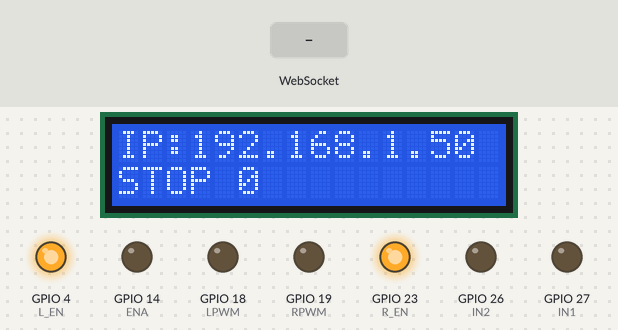
This sketch was run on a simulated ESP32. Parts: 16×2 character LCD, output pins drawn as LEDs (lit = HIGH). Inputs (shaded band) come from the test bench. WiFi joins after 1.5 s; servers stay silent unless stated; what the sketch prints to the serial monitor is not drawn.

Above: at 2.8 s.
2.9 s: WebSocket text "w" received
At 4.1 s:
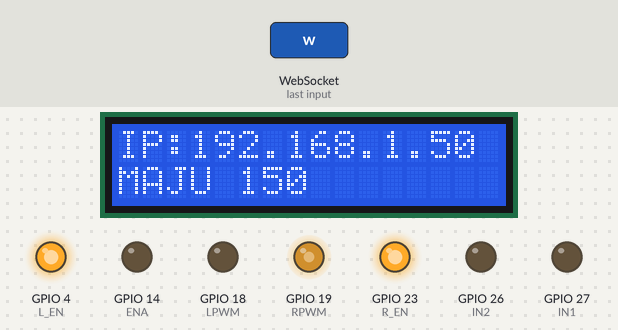
5.9 s: WebSocket text "s" received
At 6.5 s:
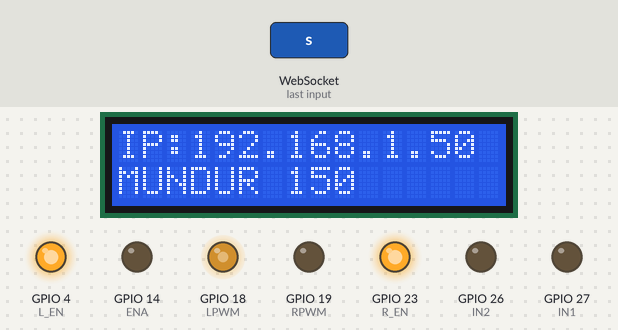
8.9 s: WebSocket text "L" received
At 9.7 s:
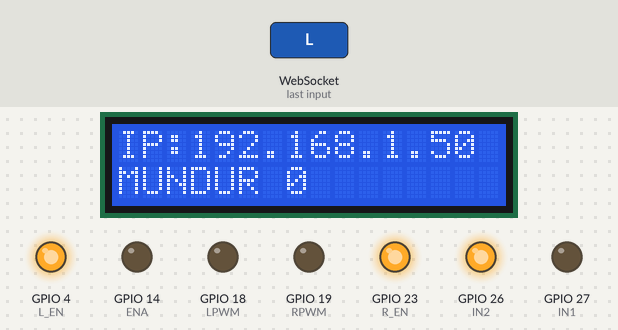
10.4 s: WebSocket text "R" received
At 11.0 s:
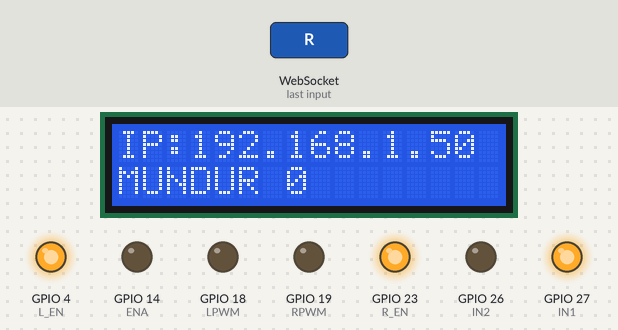
11.9 s: WebSocket text "w" received
At 13.2 s:
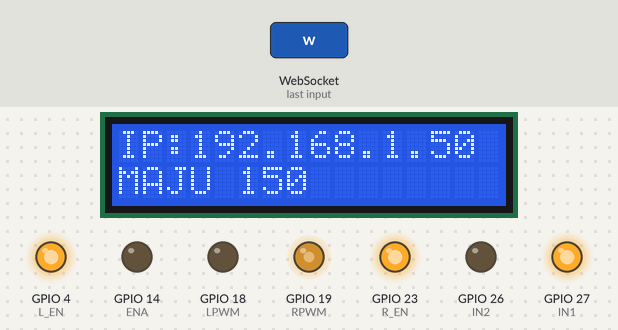
14.9 s: WebSocket text "s" received
At 15.6 s:
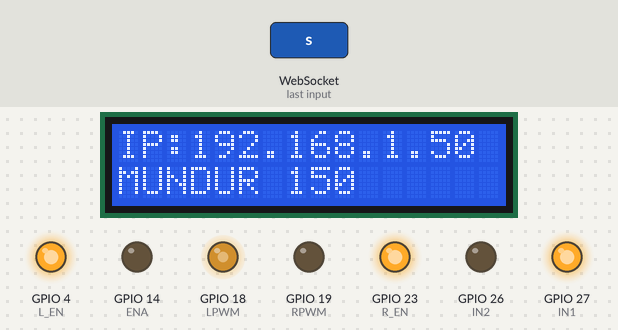
Timing chart, 0 to 18.4 s (numbered marks = the images above; inputs shaded):
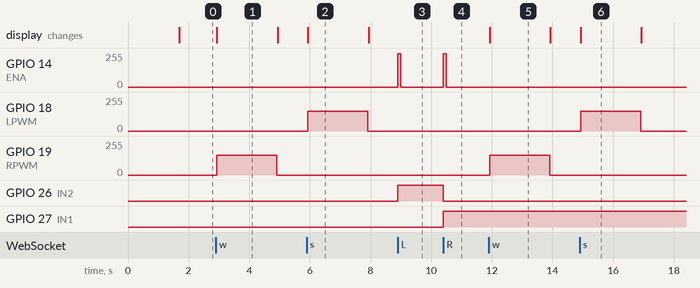

Measured:
- after the input at 2.9 s, GPIO 19 (RPWM): 0/255 → 149/255 at once, → 0/255 2.0 s later; the display: changes at once (image 1)
- after the input at 5.9 s, GPIO 18 (LPWM): 0/255 → 149/255 at once, → 0/255 2.0 s later; the display: changes at once (image 2)
- after the input at 8.9 s, GPIO 14 (ENA): 0/255 → 249/255 at once, → 0/255 0.09 s later; GPIO 26 (IN2): LOW → HIGH at once
- after the input at 10.4 s, GPIO 14 (ENA): 0/255 → 249/255 at once, → 0/255 0.09 s later; GPIO 26 (IN2): HIGH → LOW at once; GPIO 27 (IN1): LOW → HIGH at once
- after the input at 11.9 s, GPIO 19 (RPWM): 0/255 → 149/255 at once, → 0/255 2.0 s later; the display: changes at once (image 5)
- after the input at 14.9 s, GPIO 18 (LPWM): 0/255 → 149/255 at once, → 0/255 2.0 s later; the display: changes at once (image 6)
- what the display in image 1 shows lasts 2.0 s, from 2.9 s to 4.9 s

The sketch:

esp32_ws_controller.ino
```cpp
#include <WiFi.h>
#include <WebSocketsServer.h>
#include <LiquidCrystal_I2C.h>
#include <Wire.h>

LiquidCrystal_I2C lcd(0x27, 16, 2);

// ===== WIFI =====
const char* ssid     = "ICT-LAB WORKSPACE";
const char* password = "ICTLAB2024";

// ===== WEBSOCKET =====
WebSocketsServer webSocket(81);

#define MAX_PWM_BTS 150   // 🔥 batas maksimal (coba 150–200)

// ===== PIN LN (Steering Driver) =====
#define ENA 14
#define IN1 27
#define IN2 26

// ===== PIN BTS (Main Driver) =====
#define R_EN 23
#define L_EN 4
#define RPWM 19
#define LPWM 18

// ===== PWM CONFIG =====
#define PWM_FREQ    20000  // 20kHz
#define PWM_RES     8

int speedLN  = 250;
int speedBTS = MAX_PWM_BTS;  // default = MAX_PWM_BTS (100) agar aman

// ===== RAMPS & SMOOTHING (DISABLED FOR TESTING) =====
int targetSpeedBTS = 0;
// float currentSpeedBTS = 0;
// const float RAMP_SPEED = 5.0;
#define MIN_PWM_BTS  80     // harus lebih kecil dari MAX_PWM_BTS

// ===== NON-BLOCKING STEERING PULSES =====
unsigned long steerPulseEndTime = 0;

// Global state for direction
bool drivingForward = true;

// ===== LCD STATE TRACKING =====
int lastDisplayedClients = -1;
int lastDisplayedSpeed = -1;

// STATE LCD
String currentAction = "STOP";
String lastAction = "";

// ===== FAILSAFE CONFIG =====
unsigned long lastMsgTime = 0;
const unsigned long FAILSAFE_TIMEOUT = 2000;

void maju() {
  digitalWrite(R_EN, HIGH);
  digitalWrite(L_EN, HIGH);
  drivingForward = true;   // MAJU = forward
  targetSpeedBTS = min(speedBTS, MAX_PWM_BTS);  // cap ke MAX_PWM_BTS
  currentAction = "MAJU";
}

void mundur() {
  digitalWrite(R_EN, HIGH);
  digitalWrite(L_EN, HIGH);
  drivingForward = false;  // MUNDUR = backward
  targetSpeedBTS = min(speedBTS, MAX_PWM_BTS);  // cap ke MAX_PWM_BTS
  currentAction = "MUNDUR";
}

void kiri() {
  digitalWrite(IN1, HIGH);
  digitalWrite(IN2, LOW);
  ledcWrite(ENA, speedLN);
  currentAction = "KIRI";
}

void kanan() {
  digitalWrite(IN1, LOW);
  digitalWrite(IN2, HIGH);
  ledcWrite(ENA, speedLN);
  currentAction = "KANAN";
}

void stopAll() {
  targetSpeedBTS = 0;
  ledcWrite(RPWM, 0);
  ledcWrite(LPWM, 0);
  currentAction = "STOP";
}

void pulseSteer(bool isRight) {
  if (isRight) {
    digitalWrite(IN1, HIGH);
    digitalWrite(IN2, LOW);
  } else {
    digitalWrite(IN1, LOW);
    digitalWrite(IN2, HIGH);
  }
  steerPulseEndTime = millis() + 85; // High torque burst
  ledcWrite(ENA, speedLN);
  Serial.println(isRight ? "Pulse: R" : "Pulse: L");
}

void updateLCD(int clients) {
  // ===== BARIS 1 =====
  if (clients != lastDisplayedClients) {
    lastDisplayedClients = clients;

    lcd.setCursor(0, 0);
    lcd.print("                ");

    lcd.setCursor(0, 0);
    if (clients > 0) {
      lcd.print("Connected:");
      lcd.print(clients);
    } else {
      lcd.print("IP:");
      lcd.print(WiFi.localIP());
    }
  }

  // ===== BARIS 2 =====
  if (currentAction != lastAction || targetSpeedBTS != lastDisplayedSpeed) {
    lastAction = currentAction;
    lastDisplayedSpeed = targetSpeedBTS;

    lcd.setCursor(0, 1);
    lcd.print("                ");

    lcd.setCursor(0, 1);
    lcd.print(currentAction);
    lcd.print(" ");
    lcd.print(targetSpeedBTS);
  }
}

void webSocketEvent(uint8_t num, WStype_t type, uint8_t * payload, size_t length) {
  if (type == WStype_TEXT) {
    lastMsgTime = millis();

    String msg = String((char*)payload);
    char cmd = msg[0];

    if (cmd == 'F' || cmd == 'B') {
      int steerPos = -1;
      if (msg.indexOf('a') > 0) steerPos = msg.indexOf('a');
      else if (msg.indexOf('d') > 0) steerPos = msg.indexOf('d');

      if (steerPos > 0) {
        char steer = msg[steerPos];
        if (steer == 'a') kiri(); else if (steer == 'd') kanan();
      }

      int steerIndex = (steerPos > 0) ? steerPos : msg.length();
      int val = msg.substring(1, steerIndex).toInt();
      targetSpeedBTS = min(val, MAX_PWM_BTS);  // cap ke MAX_PWM_BTS
      drivingForward = (cmd == 'F');
      currentAction = drivingForward ? "MAJU" : "MUNDUR";
      digitalWrite(R_EN, HIGH);
      digitalWrite(L_EN, HIGH);
      Serial.printf("Drive: %c %d | Steer: %s\n", cmd, val, steerPos > 0 ? (msg[steerPos] == 'a' ? "LEFT" : "RIGHT") : "KEEP");
    }
    else if (cmd == 'v') {
      int newVal = msg.substring(1).toInt();
      if (newVal >= 0 && newVal <= 255) speedBTS = min(newVal, MAX_PWM_BTS);  // clamp ke MAX_PWM_BTS
    }
    else if (cmd == 'h') {
        // Heartbeat
    }
    else {
      switch (cmd) {
        case 'w': maju(); break;
        case 's': mundur(); break;
        case 'a': kiri(); break;
        case 'd': kanan(); break;
        case 'L': pulseSteer(false); break;
        case 'R': pulseSteer(true); break;
        case 'x': stopAll(); break;
        case 'c': ledcWrite(ENA, 0); Serial.println("Steer: CENTER"); break;
        default: Serial.printf("Other: %s\n", msg.c_str()); break;
      }
    }
  }
}

void setup() {
  Serial.begin(115200);

  lcd.init();                      // Inisialisasi LCD
  lcd.backlight();                 // Nyalakan lampu latar (backlight)
  lcd.setCursor(0, 0);
  lcd.print("Initializing...");

  pinMode(IN1, OUTPUT);
  pinMode(IN2, OUTPUT);
  pinMode(R_EN, OUTPUT);
  pinMode(L_EN, OUTPUT);
  pinMode(RPWM, OUTPUT);
  pinMode(LPWM, OUTPUT);
  pinMode(ENA, OUTPUT);

  ledcAttach(ENA, PWM_FREQ, PWM_RES);
  ledcAttach(RPWM, PWM_FREQ, PWM_RES);
  ledcAttach(LPWM, PWM_FREQ, PWM_RES);

  digitalWrite(R_EN, HIGH);
  digitalWrite(L_EN, HIGH);
  stopAll();
  lcd.clear();
  lcd.setCursor(0, 0);
  lcd.print("Init Complete");
  lcd.clear();
  lcd.setCursor(0, 0);
  lcd.print("Connecting WiFi");

  WiFi.begin(ssid, password);
  while (WiFi.status() != WL_CONNECTED) {
    delay(500);
    Serial.print(".");
  }

  Serial.println("\nWiFi Connected");
  Serial.println(WiFi.localIP());

  webSocket.begin();
  webSocket.onEvent(webSocketEvent);

  lcd.clear();
  lcd.setCursor(0, 0);
  lcd.print("WiFi Connected");

  lastMsgTime = millis();
}

int clients = 0;

void clientChecker() {
}

void loop() {
  webSocket.loop();

  // Update LCD only when client count changes (no flickering)
  int currentClients = webSocket.connectedClients();
  updateLCD(currentClients);

  // --- Broadcast RPM Telemetry (Every 100ms) ---
  static unsigned long lastRpmTime = 0;
  if (millis() - lastRpmTime > 100) {
    lastRpmTime = millis();
    int rpm = targetSpeedBTS * 20;
    String rpmMsg = "r" + String(rpm);
    webSocket.broadcastTXT(rpmMsg);
  }

  // Apply to hardware DIRECTLY (No Ramp)
  int finalPwm = min(targetSpeedBTS, MAX_PWM_BTS);  // safety clamp terakhir

  if (targetSpeedBTS > 0 && finalPwm < MIN_PWM_BTS) {
    finalPwm = MIN_PWM_BTS;
  }

  if (drivingForward) {
    ledcWrite(RPWM, finalPwm);
    ledcWrite(LPWM, 0);
  } else {
    ledcWrite(RPWM, 0);
    ledcWrite(LPWM, finalPwm);
  }

  // DEBUG Telemetry
static int lastDebugPwm = -1;

if (finalPwm != lastDebugPwm) {
  Serial.print("PWM Output: ");
  Serial.println(finalPwm);
  lastDebugPwm = finalPwm;
}

  // Handle Steering Pulse Timeout
  if (millis() >= steerPulseEndTime && steerPulseEndTime != 0) {
    ledcWrite(ENA, 0);
    steerPulseEndTime = 0;
  }

  // Failsafe Check
  static bool timeoutActive = false;
  if (millis() - lastMsgTime > FAILSAFE_TIMEOUT) {
    if (!timeoutActive) {
      targetSpeedBTS = 0;
      ledcWrite(ENA, 0);
      ledcWrite(RPWM, 0);
      ledcWrite(LPWM, 0);
      Serial.println("FAILSAFE: Active");
      timeoutActive = true;
    }
  } else {
    timeoutActive = false;
  }

  delay(5);
}
```
